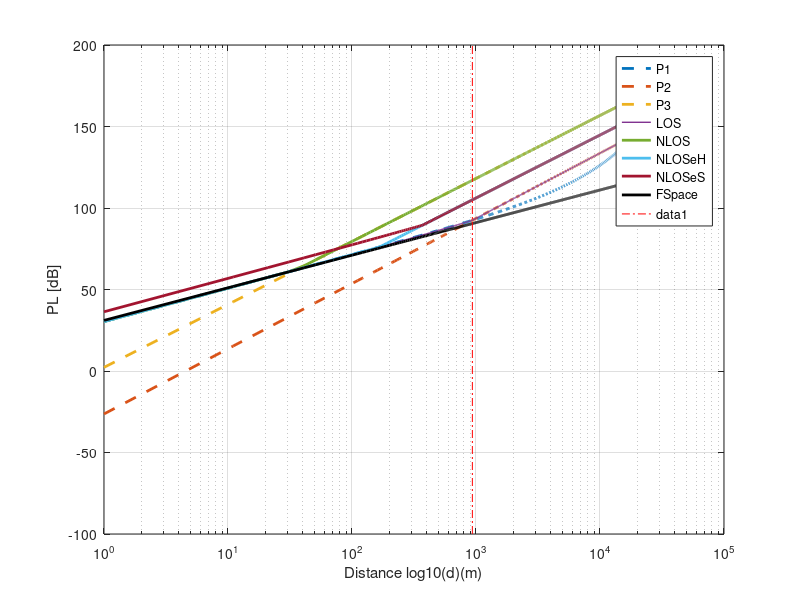
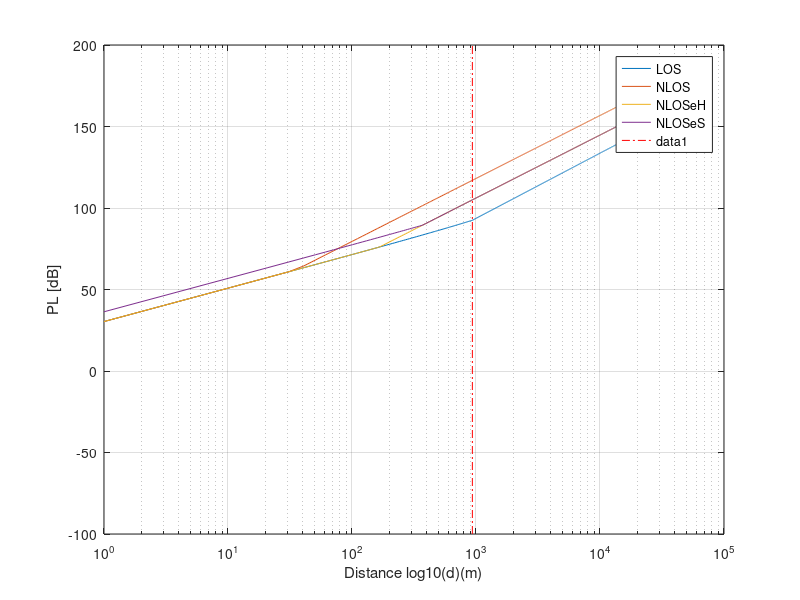

Write MATLAB code to recreate these figures, in order.
clear all
   
drange=1:10:22000;
fGHz=0.850;
 
% Evaluate the Probability of P_NLOS
% ⎧ 1 ,d2D ≤10m PLOS=⎪⎨ ⎛d2D−10⎞
% ⎪exp⎜− 1000 ⎟ ,10m<d2D
% 

indx=1;
for d2D=drange
    if d2D<10
PNLos(indx)=1;
    else
        PNLos(indx)=exp(-(d2D-10)/1000);
    end
 indx=indx+1;
end


 
%%% Constants
rmaH=5; % Avg Building heights
hBS=35;
hUT=1.5; % UT height
C=3e8;
dBP=2*pi*hBS*hUT*fGHz*1e9/C;


C1 = min(0.03*(rmaH^ 1.72), 10);
C2 = min(0.044*(rmaH^ 1.72), 14.77);
C3 = 0.002 * log10(rmaH);
W=20;
%%% nlos constansts
C4=161.04-7.1*log10(W)+7.5*log10(rmaH);
C5=-(24.37-3.7*(rmaH/hBS)^2)*log10(hBS);
C6=(43.42-3.1*log10(hBS));
C7=20*log10(fGHz)-(3.2*(log10(11.75*hUT)^2)-4.97);

%%% Evalate P1
indx=1;
P1=[];
P2=[];
LOS=[];
NLOS=[];
NLOSeH=[];
NLOSeS=[];
NLOSeHS=[];
FS=[];

%Fixed pre-calculation of P1(dBP) for use in P2
 
P1_dBP=20*log10(40*pi*dBP*fGHz/3)+C1*log10(dBP)-C2+C3*dBP;
lineval=[];
 
for d2D=drange
    d3D = sqrt (d2D^2 + (hBS-hUT)^2);
    lineval(indx,1:3)= [d3D d2D d3D-d2D];
      d3D=d2D;

    FS(indx)= 20*log10(d3D) + 20*log10(fGHz)+32.45;
    P1(indx)=20*log10(40*pi*d3D*fGHz/3)+C1*log10(d3D)-C2+C3*d3D;
     
  
    
    P2(indx)=P1_dBP+40*log10(d3D/dBP);
    
    P3(indx)=C4+C5+C6*(log10(d3D)-3)+C7;
    
    if d2D<dBP
        LOS(indx)=P1(indx);
    else
        LOS(indx)=P2(indx);
    end
    
    NLOS(indx)=max(LOS(indx),P3(indx));
    NLOSeH(indx)=max(LOS(indx),P3(indx)-12);
    NLOSeS(indx)=max(LOS(indx)+6,P3(indx)-12);
   if d2D<dBP
       NLOSeHS(indx)=NLOS(indx);
   else
       NLOSeHS(indx)=NLOSeS(indx);
    end
 
    indx=indx+1;
end
bpline=[dBP,-100;dBP,200];

figure;

semilogx(drange ,P1,'LineStyle','--','LineWidth',2)  % d Normalized to 1km
hold all
semilogx(drange,P2,'LineStyle','--','LineWidth',2)  % d Normalized to 1km
semilogx(drange ,P3,'LineStyle','--','LineWidth',2)  % d Normalized to 1km

semilogx(drange ,LOS,  'LineWidth',1)  % d Normalized to 1km
semilogx(drange ,NLOS, 'LineWidth',2)  % d Normalized to 1km
semilogx(drange ,NLOSeH,'LineWidth',2)  % d Normalized to 1km
semilogx(drange ,NLOSeS,'LineWidth',2)  % d Normalized to 1km
% semilogx(drange ,NLOSeHS,'LineWidth',2)  % d Normalized to 1km
semilogx(drange ,FS,'k','LineWidth',2);
grid on;


legend('P1','P2','P3','LOS','NLOS','NLOSeH' ,'NLOSeS' , 'FSpace');
h=line(bpline(:,1),bpline(:,2));
set(h,'Color',[1,0,0])
set(h,'LineStyle','-.');
ylabel('PL [dB]')
xlabel('Distance log10(d)(m)')



figure;

bpline=[dBP,-100;dBP,200];
semilogx(drange ,LOS)  % d Normalized to 1km
hold all
grid on
semilogx(drange ,NLOS)  % d Normalized to 1km
semilogx(drange ,NLOSeH)  % d Normalized to 1km
semilogx(drange ,NLOSeS)  % d Normalized to 1km

legend('LOS','NLOS','NLOSeH','NLOSeS')
h=line(bpline(:,1),bpline(:,2));
set(h,'Color',[1,0,0])
set(h,'LineStyle','-.');
ylabel('PL [dB]')
xlabel('Distance log10(d)(m)')
